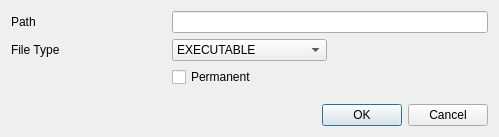
<?xml version="1.0" encoding="UTF-8"?>
<ui version="4.0">
 <class>AddInstallFileLabelDialog</class>
 <widget class="QDialog" name="AddInstallFileLabelDialog">
  <property name="geometry">
   <rect>
    <x>0</x>
    <y>0</y>
    <width>499</width>
    <height>137</height>
   </rect>
  </property>
  <property name="windowTitle">
   <string>Label Install File</string>
  </property>
  <layout class="QGridLayout" name="gridLayout">
   <item row="0" column="0">
    <widget class="QLabel" name="lbl_path">
     <property name="text">
      <string>Path</string>
     </property>
    </widget>
   </item>
   <item row="0" column="1" colspan="2">
    <widget class="QLineEdit" name="le_path">
     <property name="toolTip">
      <string>Ex: /usr/bin/*, /usr/share/__package_name__/data/image.png</string>
     </property>
     <property name="readOnly">
      <bool>true</bool>
     </property>
    </widget>
   </item>
   <item row="1" column="0">
    <widget class="QLabel" name="lbl_file_type">
     <property name="text">
      <string>File Type</string>
     </property>
    </widget>
   </item>
   <item row="1" column="1">
    <widget class="QComboBox" name="combo_file_type">
     <item>
      <property name="text">
       <string notr="true">EXECUTABLE</string>
      </property>
     </item>
     <item>
      <property name="text">
       <string notr="true">LIBRARY</string>
      </property>
     </item>
     <item>
      <property name="text">
       <string notr="true">DATA</string>
      </property>
     </item>
     <item>
      <property name="text">
       <string notr="true">CONFIG</string>
      </property>
     </item>
     <item>
      <property name="text">
       <string notr="true">DOC</string>
      </property>
     </item>
     <item>
      <property name="text">
       <string notr="true">MAN</string>
      </property>
     </item>
     <item>
      <property name="text">
       <string notr="true">INFO</string>
      </property>
     </item>
     <item>
      <property name="text">
       <string notr="true">LOCALEDATA</string>
      </property>
     </item>
     <item>
      <property name="text">
       <string notr="true">HEADER</string>
      </property>
     </item>
     <item>
      <property name="text">
       <string notr="true">ALL</string>
      </property>
     </item>
    </widget>
   </item>
   <item row="2" column="1">
    <widget class="QCheckBox" name="check_permanent">
     <property name="toolTip">
      <string>If permanent, don't delete during unisntall</string>
     </property>
     <property name="text">
      <string>Permanent</string>
     </property>
    </widget>
   </item>
   <item row="3" column="2">
    <spacer name="verticalSpacer">
     <property name="orientation">
      <enum>Qt::Vertical</enum>
     </property>
     <property name="sizeHint" stdset="0">
      <size>
       <width>20</width>
       <height>0</height>
      </size>
     </property>
    </spacer>
   </item>
   <item row="4" column="0" colspan="3">
    <widget class="QDialogButtonBox" name="buttonBox">
     <property name="orientation">
      <enum>Qt::Horizontal</enum>
     </property>
     <property name="standardButtons">
      <set>QDialogButtonBox::Cancel|QDialogButtonBox::Ok</set>
     </property>
    </widget>
   </item>
  </layout>
 </widget>
 <tabstops>
  <tabstop>le_path</tabstop>
  <tabstop>combo_file_type</tabstop>
  <tabstop>check_permanent</tabstop>
  <tabstop>buttonBox</tabstop>
 </tabstops>
 <resources/>
 <connections>
  <connection>
   <sender>buttonBox</sender>
   <signal>rejected()</signal>
   <receiver>AddInstallFileLabelDialog</receiver>
   <slot>reject()</slot>
   <hints>
    <hint type="sourcelabel">
     <x>316</x>
     <y>260</y>
    </hint>
    <hint type="destinationlabel">
     <x>286</x>
     <y>274</y>
    </hint>
   </hints>
  </connection>
 </connections>
</ui>
